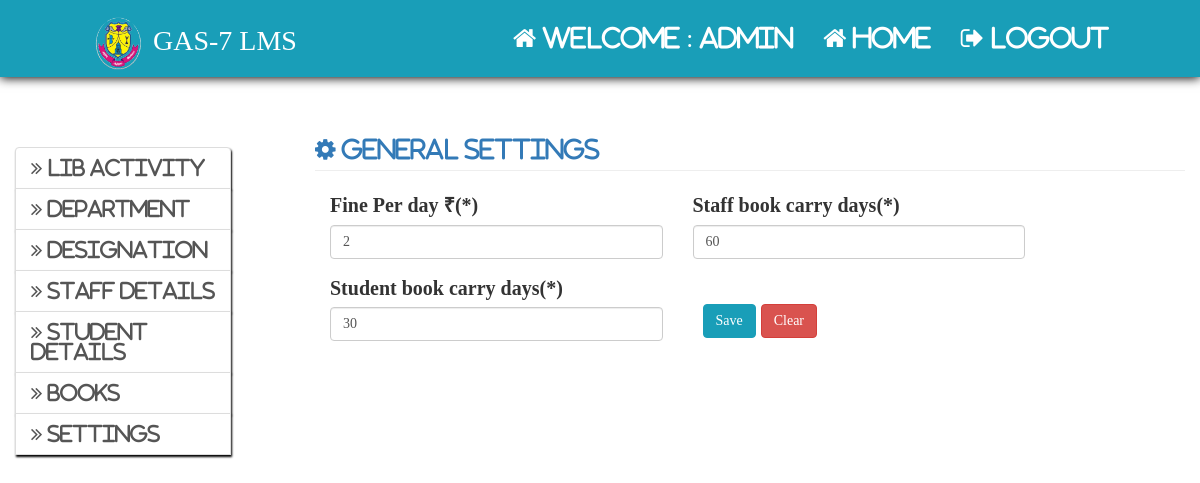
Before: /admin/admin_gen_settings.php (signed in) with the older database file.
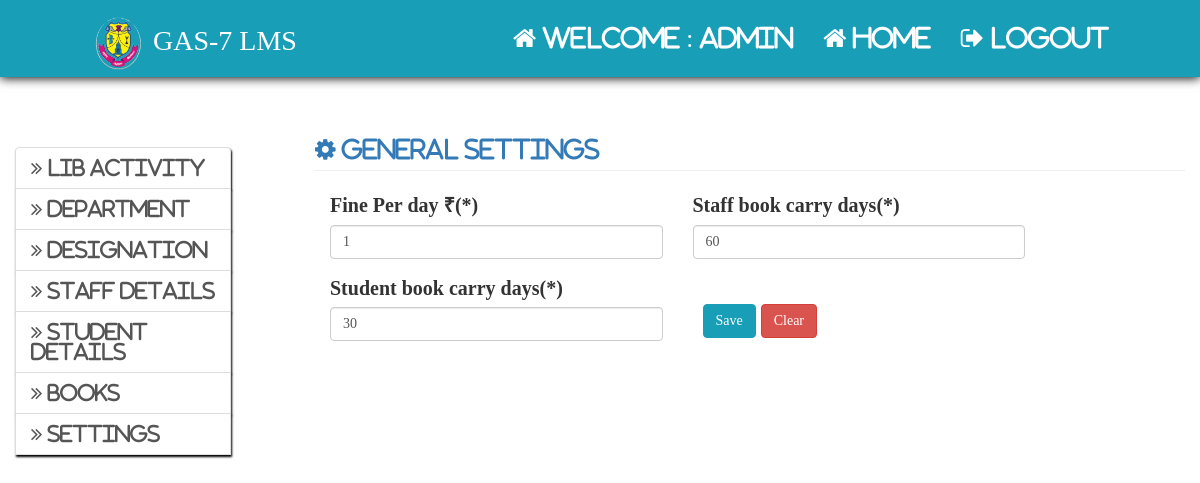
After: the same page with the newer database file.
### tables this page shows
CREATE TABLE `settings` (
  `id` int NOT NULL AUTO_INCREMENT,
  `app_name` varchar(30) NOT NULL,
  `app_decp` varchar(300) DEFAULT NULL,
  `app_logo` varchar(80) NOT NULL,
  `fine` int NOT NULL,
  `fine_stf_days` int NOT NULL,
  `fine_std_days` int NOT NULL,
  `smtp_host` varchar(33) NOT NULL,
  `smtp_port` varchar(10) NOT NULL,
  `smtp_user` varchar(30) NOT NULL,
  `smtp_pass` varchar(30) NOT NULL,
  `smtp_sec_type` enum('ssl','tls') NOT NULL,
  PRIMARY KEY (`id`)
);

### admin/admin_gen_settings.php (the view, shortened to what this page needs)
<?php
	include"../include/config.php";
?>
<html>
	<head>
		<?php
			include"../include/head.php";
		?>
	</head>
	<body>
		<?php include"admin_home_nav.php";?>
		<div class="col-md-3" style="margin-top:50px">
			<?php
				include"admin_sidenav.php";
			?>
		</div>
			<div class="col-md-9">
			<form method="post" action="<?php echo $_SERVER["PHP_SELF"]?>">
			<h3 class='page-header text-primary'><i class='fa fa-gear'> General Settings</i></h3>
	<?php
			 $qry="SELECT fine,fine_stf_days,fine_std_days
			 		FROM settings
			 ";
				$res=$con->query($qry);
				if($res->num_rows>0)
				{
					$row=$res->fetch_assoc();
				}
				?>
				<div class="form-group col-md-5">
					<label>Fine Per day ₹(*)</label>
					<input type="number" name="fine" value="<?php echo $row['fine']?>" class="form-control" placeholder="Rs" >
				</div>
				<div class="form-group col-md-5">
					<label>Staff book carry days(*)</label>
					<input type="number" name="stf_days" class="form-control" value="<?php echo $row['fine_stf_days']?>" placeholder="days" required>
				</div>
				<div class="form-group col-md-5">
					<label>Student book carry days(*)</label>
					<input type="number" name="std_days" class="form-control" value="<?php echo $row['fine_std_days']?>" placeholder="Days" required>
				</div>
				<div class=" form-group col-md-5"style="position:relative;top:30px;">
					<input type="submit" class="btn btn-primary btn-md " name="save" value="Save" style="margin-left:5px">
					<input type="reset" class="btn btn-danger btn-md " value="Clear">
				</div>
			</div>
	</body>
</html>

### include/head.php (shortened to what this page needs)
<?php
		include "../include/config.php";
		$qry="select app_name from settings";
		$res=$con->query($qry);
		if($res->num_rows>0){
			$row=$res->fetch_assoc();
		}
?>
<link rel="stylesheet" type="text/css" href="../css/bootstrap.min.css">
<link rel="stylesheet" type="text/css" href="../css/style.css">
<link rel="stylesheet" type="text/css" href="../css/font-awesome.min.css">
<link rel="stylesheet" type="text/css" href="../css/_font-awesome.min.css">

### admin/admin_home_nav.php
<nav class="navbar navbar-inverse navbar-fixed-top">
	<div class="container-fluid">
		<div class="navbar-header">
			<a class="navbar-brand"><i class=""><img src="../img/logo.png" width="55px"></i> <?php echo $row["app_name"]; ?></a>
		</div>
		<ul class="nav navbar-nav navbar-right">
			<li><a href="#"><span class="fa fa-home"> Welcome : <?php echo $_SESSION['aname']?></span></a></li>
			<li><a href="admin_home.php"><span class="fa fa-home"> Home</span></a></li>
			<li><a href="../logout.php"><span class="fa fa-sign-out"> Logout</span></a></li>
		</ul>
	</div>
</nav>

### admin/admin_sidenav.php (shortened to what this page needs)
<link rel="stylesheet" type="text/css" href="../css/_font-awesome.min.css">
<div class="list-group">
<a href="#entry" class="list-group-item" data-toggle="collapse"><span class="fa fa-angle-double-right"> Lib activity</span></a>
<a href="#design" class="list-group-item" data-toggle="collapse"><span class="fa fa-angle-double-right"> Department</span></a>
<a href="#dep" class="list-group-item" data-toggle="collapse"><span class="fa fa-angle-double-right"> Designation</span></a>
<a href="#staff" class="list-group-item" data-toggle="collapse"><span class="fa fa-angle-double-right"> Staff Details</span></a>
<a href="#std" class="list-group-item" data-toggle="collapse"><span class="fa fa-angle-double-right"> Student Details</span></a>
<a href="#lib" class="list-group-item" data-toggle="collapse"><span class="fa fa-angle-double-right"> Books</span></a>
<a href="#Settings" class="list-group-item" data-toggle="collapse"><span class="fa fa-angle-double-right"> Settings</span></a>
</div>

### css/style.css (style rules this page uses)
.btn-primary { background-color:#199EB8; border-color:#199EB8; }
.list-group-item { box-shadow: 1px 2px 2px black; width:80%; }
.navbar { position: relative; min-height: 75px; margin-bottom: 20px; border: 1px solid transparent; box-shadow: 0px 1px 10px black; }
.navbar-nav>li>a { padding-top: 25px; padding-bottom:25px; }
body { font-family:Times New Roman; font-size:20px; line-height: 1.42857143; color: #333; background-color: #fff; }
.navbar-inverse .navbar-nav>li>a { color: white; font-size:25px; }
.navbar-brand { float: left; height: 50px; padding: 15px 15px; font-size: 28px; line-height:1.7; }
.navbar-inverse .navbar-brand { color: white; }
.navbar>.container-fluid .navbar-brand { margin-left: 60px; }
.navbar-inverse { background-color:#199EB8; border-color:#199EB8; }
.navbar-right { float: right!important; margin-right: 60px; }

Changed rows visible on the page:
changed settings "GAS-7 LMS": fine "2" → "1"
